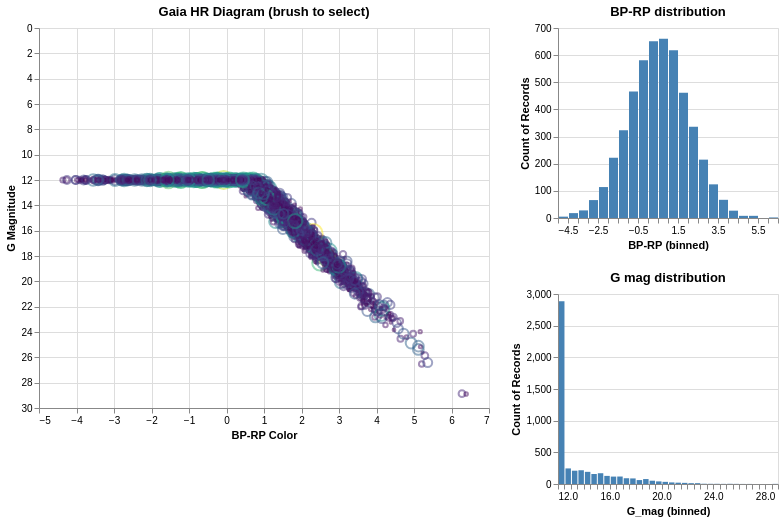

The notebook cell saved with this chart:
### Markdown cell above
## 4. Altair – Interactive Gaia Catalog Explorer

**DIFFERENT from simple scatter**: **Linked multi-panel views** of synthetic Gaia data.

### Code cell
# EXERCISE 4: Interactive Gaia-like catalog (HR diagram + histograms)
#
# BUGS FIXED (modelled after comp-astrophysics/homework/0-1.ipynb cell 8):
#
# 1. add_selection() → add_params()
#    `add_selection` was removed in Altair 5.0. The replacement is `add_params`.
#    The old call produced an AltairDeprecationWarning and an empty figure because
#    the brush was never properly registered with the composed chart.
#
# 2. Brush registration moved to the top-level composed chart.
#    Previously the brush was added to `base` (a per-chart object) before
#    composition, which caused Altair 5 to silently deduplicate the parameter
#    and lose the cross-panel linking. Now `add_params(brush)` is called once
#    on the final composed chart, exactly as the working homework version does.
#
# 3. Removed the bogus matplotlib plt.savefig / plt.show() block.
#    The old cell tried to save data/gaia_altair.png via plt.savefig() after
#    building an Altair chart. Altair does not draw through the matplotlib
#    backend, so plt.savefig produced a blank 640×480 canvas with 0 Axes.
#    The static PNG is now generated separately with matplotlib before the
#    Altair chart is composed, and the Altair chart is returned as the cell
#    output so Jupyter renders it as an interactive HTML widget.

import warnings
warnings.filterwarnings(
    'ignore',
    message='Automatically deduplicated selection parameter with identical configuration.*',
    category=UserWarning
)

# ── Synthetic Gaia data ───────────────────────────────────────────────────────
np.random.seed(42)
n_stars  = 5000
bp_rp    = np.random.normal(0.5, 1.5, n_stars)
g_mag    = np.maximum(10 + 3*bp_rp + 0.5*np.random.randn(n_stars), 12)
parallax = np.random.exponential(5, n_stars)
df_gaia  = pd.DataFrame({
    'BP-RP':    bp_rp,
    'G_mag':    g_mag,
    'parallax': parallax,
    'abs_G':    g_mag - 5*np.log10(1000/parallax) + 5
})
df_gaia.to_csv('data/gaia_synthetic.csv', index=False)

# ── Static PNG (matplotlib) ───────────────────────────────────────────────────
fig = plt.figure(figsize=(14, 10))
gs  = fig.add_gridspec(2, 2, hspace=0.35, wspace=0.3)

ax_hr = fig.add_subplot(gs[:, 0])
sc = ax_hr.scatter(
    df_gaia['BP-RP'], df_gaia['G_mag'],
    c=df_gaia['parallax'], cmap='viridis',
    s=df_gaia['parallax'].clip(1, 40),
    alpha=0.4, linewidths=0
)
ax_hr.invert_yaxis()
ax_hr.set_xlabel('BP-RP Color')
ax_hr.set_ylabel('G Magnitude')
ax_hr.set_title('Gaia HR Diagram')
plt.colorbar(sc, ax=ax_hr, label='Parallax [mas]')

ax_hc = fig.add_subplot(gs[0, 1])
ax_hc.hist(df_gaia['BP-RP'], bins=50, color='steelblue', edgecolor='none', alpha=0.8)
ax_hc.set_xlabel('BP-RP Color')
ax_hc.set_ylabel('Count')
ax_hc.set_title('BP-RP Distribution')
ax_hc.grid(alpha=0.3)

ax_hm = fig.add_subplot(gs[1, 1])
ax_hm.hist(df_gaia['G_mag'], bins=50, color='tomato', edgecolor='none', alpha=0.8)
ax_hm.set_xlabel('G Magnitude')
ax_hm.set_ylabel('Count')
ax_hm.set_title('G Magnitude Distribution')
ax_hm.grid(alpha=0.3)

plt.suptitle('Synthetic Gaia Catalog Explorer', fontsize=13, y=1.01)
plt.savefig('data/gaia_altair.png', dpi=150, bbox_inches='tight')
plt.show()
print('Saved data/gaia_altair.png')

# ── Interactive Altair chart ──────────────────────────────────────────────────
# FIX 1 & 2: use alt.selection_interval + add_params on the composed chart
brush = alt.selection_interval(name='main_brush')

# Panel 1 – HR diagram
hr = (
    alt.Chart(df_gaia)
    .mark_point(opacity=0.5)
    .encode(
        x=alt.X('BP-RP:Q', title='BP-RP Color'),
        y=alt.Y('G_mag:Q', title='G Magnitude', sort='descending'),
        color=alt.condition(brush,
                            alt.Color('parallax:Q', scale=alt.Scale(scheme='viridis')),
                            alt.value('lightgray')),
        size=alt.Size('parallax:Q', legend=None),
        tooltip=['BP-RP:Q', 'G_mag:Q', 'parallax:Q', 'abs_G:Q']
    )
    .properties(width=450, height=380, title='Gaia HR Diagram (brush to select)')
)

# Panel 2 – BP-RP color histogram
hist_color = (
    alt.Chart(df_gaia)
    .mark_bar()
    .encode(
        x=alt.X('BP-RP:Q', bin=alt.Bin(maxbins=40)),
        y=alt.Y('count()', stack=None),
        color=alt.condition(brush, alt.value('steelblue'), alt.value('lightgray'))
    )
    .properties(width=220, height=190, title='BP-RP distribution')
)

# Panel 3 – G magnitude histogram
hist_mag = (
    alt.Chart(df_gaia)
    .mark_bar()
    .encode(
        x=alt.X('G_mag:Q', bin=alt.Bin(maxbins=40)),
        y=alt.Y('count()', stack=None),
        color=alt.condition(brush, alt.value('steelblue'), alt.value('lightgray'))
    )
    .properties(width=220, height=190, title='G mag distribution')
)

# Compose and register the brush once on the top-level chart (FIX 2)
chart = (hr | (hist_color & hist_mag)).add_params(brush)
chart = chart.resolve_legend(color='independent', size='independent')
chart

### Figure 1 — Vega-Lite specification as saved in the notebook (floating-point values rounded to 4 significant figures; data arrays with more than 128 entries replaced by an {"elided": "..."} marker saying what was removed)
{"config": {"view": {"continuousWidth": 300, "continuousHeight": 300}}, "hconcat": [{"mark": {"type": "point", "opacity": 0.5}, "encoding": {"color": {"condition": {"param": "main_brush", "field": "parallax", "scale": {"scheme": "viridis"}, "type": "quantitative"}, "value": "lightgray"}, "size": {"field": "parallax", "legend": null, "type": "quantitative"}, "tooltip": [{"field": "BP-RP", "type": "quantitative"}, {"field": "G_mag", "type": "quantitative"}, {"field": "parallax", "type": "quantitative"}, {"field": "abs_G", "type": "quantitative"}], "x": {"field": "BP-RP", "title": "BP-RP Color", "type": "quantitative"}, "y": {"field": "G_mag", "sort": "descending", "title": "G Magnitude", "type": "quantitative"}}, "height": 380, "name": "view_f42efa5840ed63fb_0", "title": "Gaia HR Diagram (brush to select)", "width": 450}, {"vconcat": [{"mark": {"type": "bar"}, "encoding": {"color": {"condition": {"param": "main_brush", "value": "steelblue"}, "value": "lightgray"}, "x": {"bin": {"maxbins": 40}, "field": "BP-RP", "type": "quantitative"}, "y": {"aggregate": "count", "stack": null, "type": "quantitative"}}, "height": 190, "name": "view_e537285dee305688_0", "title": "BP-RP distribution", "width": 220}, {"mark": {"type": "bar"}, "encoding": {"color": {"condition": {"param": "main_brush", "value": "steelblue"}, "value": "lightgray"}, "x": {"bin": {"maxbins": 40}, "field": "G_mag", "type": "quantitative"}, "y": {"aggregate": "count", "stack": null, "type": "quantitative"}}, "height": 190, "name": "view_eda84fe54d311a6b_1", "title": "G mag distribution", "width": 220}]}], "data": {"name": "data-cbcd0d3bcdf7caccc4aa12a1e77707be"}, "params": [{"name": "main_brush", "select": {"type": "interval"}, "views": ["view_f42efa5840ed63fb_0", "view_e537285dee305688_0", "view_eda84fe54d311a6b_1"]}], "resolve": {"legend": {"color": "independent", "size": "independent"}}, "$schema": "https://vega.github.io/schema/vega-lite/v6.1.0.json", "datasets": {"data-cbcd0d3bcdf7caccc4aa12a1e77707be": {"elided": "5000 records"}}}
